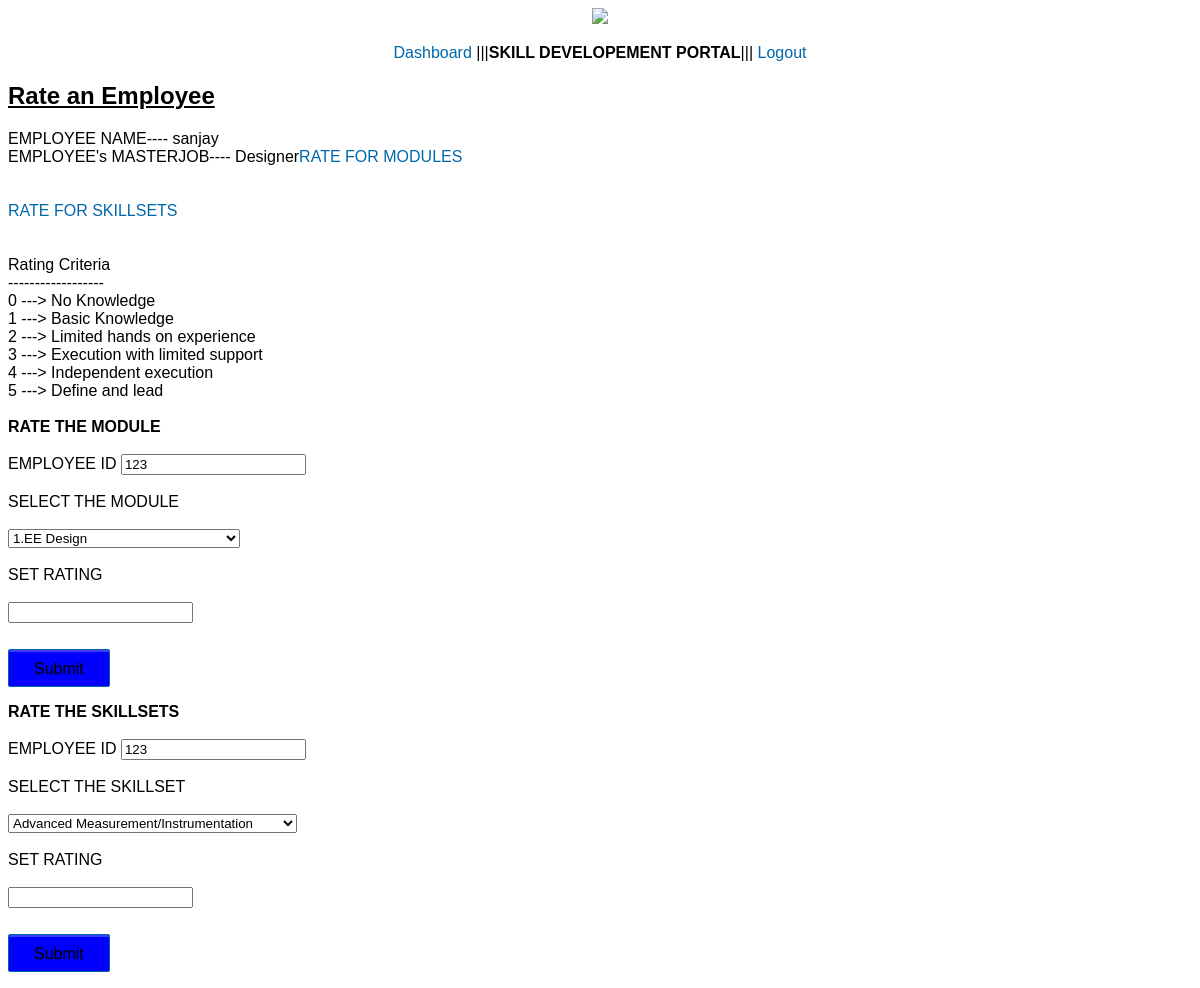
The app's page /individualrating.php?slno=123 (signed in) with its own data.
### tables this page shows
CREATE TABLE `team` (
  `slno` int(4) NOT NULL,
  `name` varchar(30) NOT NULL,
  `masterjob` varchar(50) NOT NULL,
  `inconti` varchar(30) NOT NULL,
  `currentfuncarea` varchar(50) NOT NULL
);

### individualrating.php (the view, shortened to what this page needs)
<?php
		$con = mysqli_connect("localhost","root","","portal");
		$slno=$_REQUEST['slno'];
?>
<!DOCTYPE html>
<html>
<head>
<link rel="stylesheet" href="style.css" />
</head>
<body>
	<center><img src="/portal/images/contilogo.png"><p><a href="dashboard.php">Dashboard</a>
	|||<b>SKILL DEVELOPEMENT PORTAL</b>||| <a href="logout.php">Logout</a></p></center>
<h2><u>Rate an Employee</u></h2>
<div>
<?php
$query = "SELECT name,masterjob from team where slno='".$slno."'";
		$result = mysqli_query($con, $query) or die ( mysqli_error($con));
		while($row = mysqli_fetch_assoc($result))
		 {
		 	echo "EMPLOYEE NAME----    ";
		 	?>  <?php
		 	echo $row['name'];
		 	?> <br> <?php
		 	echo "EMPLOYEE's MASTERJOB----   ";
		 	?>  <?php
		 	echo $row['masterjob'];
		 }
		 ?>
<a href="setrefmod.php">RATE FOR MODULES</a><br><br><br>
  <a href="setrefskill.php">RATE FOR SKILLSETS</a> </center>
 <br><br>
 <br>
Rating Criteria	<br>
------------------<br>
0 --->  No Knowledge<br>
1 --->	Basic Knowledge<br>
2 --->	Limited hands on experience<br>
3 --->	Execution with limited support<br>
4 --->	Independent execution<br>
5 --->	Define and lead<br>
<br>
<?php
		if(isset($_POST['new']) && $_POST['new']==1)
		{
		    $slno =$_REQUEST['slno'];
		    $module = $_POST['module'];
		    $rating =$_REQUEST['rating'];
		$ins_query="INSERT INTO modrating(slno,module,rating)values('$slno','$module','$rating')";
		    mysqli_query($con,$ins_query);
		       $status = "RATED Successfully.
		    </br></br><a href='individualrating.php'>RATE AN EMPLOYEE</a>";
		}
		else
		{
?>
<?php
	$query = "SELECT slno from team where slno='".$slno."'";
			$result = mysqli_query($con, $query) or die ( mysqli_error($con));
			while($row = mysqli_fetch_assoc($result))
			 {?>
<form name="form" method="post" action="">
<b>RATE THE MODULE</b> <br><br>
EMPLOYEE ID
 <input type="number" name="slno" placeholder="<?php echo $row['slno']; ?>" value="<?php echo $row['slno']; ?>" required readonly /> <?php } ?>
 <br><br>SELECT THE MODULE<br><br>
		<?php
				$con = mysqli_connect("localhost","root","","portal");
				        $result = $con->query("SELECT DISTINCT module from skill");
				    echo "<select name='module' id='module' >";
				    while ($row = $result->fetch_assoc())
				     {
				        $module = $row['module'];
				        echo '<option value=" '.$module.'"  >'.$module.'</option>';
				    }
				    echo "</select>";
		?>
<br><br>	SET  RATING <br><br>
<input type="number" name="rating">
<p><input name="submit" type="submit" value="Submit" /></p>
</form>
 <?php
}
		 	?>
<?php
		if(isset($_POST['new2']) && $_POST['new2']==2)
		{
		    $slno =$_REQUEST['slno'];
		    $skillset = $_POST['skillset'];
		    $rating =$_REQUEST['rating'];
		$ins_query2="INSERT INTO skillrating(slno,skillset,rating)values('$slno','$skillset','$rating')";
		    mysqli_query($con,$ins_query2);
		       $status1 = "RATED Successfully.
		    </br></br><a href='individualrating.php'>RATE AN EMPLOYEE</a>";
		}
		else{
?>
<form name="form" method="post" action="">
<?php
	$query = "SELECT slno from team where slno='".$slno."'";
			$result = mysqli_query($con, $query) or die ( mysqli_error($con));
			while($row = mysqli_fetch_assoc($result))
			 {
	?>
<b>RATE THE SKILLSETS</b><br><br>
EMPLOYEE ID
 <input type="number" name="slno" placeholder="<?php echo $row['slno']; ?>" value="<?php echo $row['slno']; ?>" required readonly /> <?php    }   ?>
 <br><br>SELECT THE SKILLSET<br><br>
		<?php
				$con = mysqli_connect("localhost","root","","portal");
				        $result = $con->query("SELECT DISTINCT skillset from skill");
				    echo "<select name='skillset' id='skillset' >";
				    while ($row = $result->fetch_assoc())
				     {
				        $skillset = $row['skillset'];
				        echo '<option value=" '.$skillset.'"  >'.$skillset.'</option>';
				    }
				    echo "</select>";
		?>
<br><br>	SET RATING <br><br>
<input type="number" name="rating">
<p><input name="submit" type="submit" value="Submit" /></p>
</form>
<?php } ?>
</body>
</html>

### style.css (style rules this page uses)
body { font-family:Arial, Sans-Serif; }
a { color:#0067ab; text-decoration:none; }
input[type='submit'] { padding: 10px 25px 8px; color: black; background-color: blue; text-shadow: rgba(0,0,0,0.24) 0 1px 0; font-size: 16px; box-shadow: rgba(255,255,255,0.24) 0 2px 0 0 inset,#fff 0 1px 0 0; border: 1px solid #0164a5; border-radius: 2px; margin-top: 10px; cursor:pointer; }

### records on screen
team: name "sanjay", masterjob "Designer", slno "123"

### other values on screen
form field module "1.EE Design"
form field skillset "Advanced Measurement/Instrumentation"
